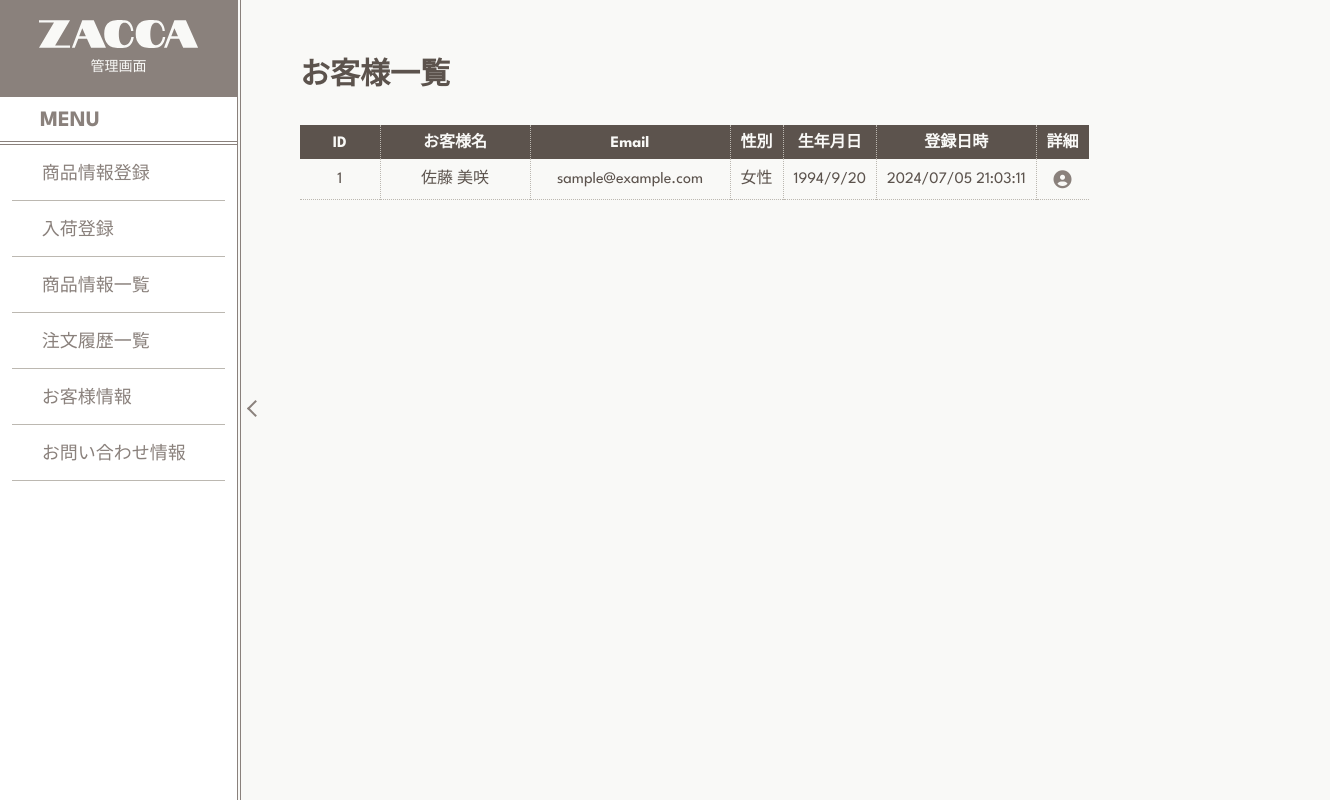
/admin/users.php, run on the app's committed database.
### tables this page shows
CREATE TABLE `users` (
  `user_id` int(5) NOT NULL,
  `email` varchar(255) NOT NULL,
  `pwd` varchar(255) NOT NULL,
  `last_name` varchar(50) NOT NULL,
  `first_name` varchar(50) NOT NULL,
  `last_name_kana` varchar(50) NOT NULL,
  `first_name_kana` varchar(50) NOT NULL,
  `gender` int(1) NOT NULL,
  `year` int(4) NOT NULL,
  `month` int(2) NOT NULL,
  `day` int(2) NOT NULL,
  `zipcode` varchar(7) NOT NULL,
  `prefecture` int(2) NOT NULL,
  `city` varchar(50) NOT NULL,
  `address` varchar(50) NOT NULL,
  `building` varchar(100) NOT NULL,
  `tel` varchar(13) NOT NULL,
  `created_at` datetime NOT NULL
);

### admin/users.php (called while the page is built, shortened)
<?php
require_once('../helper/db_helper.php');
require_once('../helper/extra_helper.php');
$dbh = get_db_connect();
$gender = [ '男性', '女性', 'その他'];
$list = get_all_user($dbh);
include_once('views/users_view.php');

### helper/db_helper.php (called while the page is built, shortened)
<?php
function get_all_user($dbh)
{
  $sql = "SELECT * FROM users";
  $stmt = $dbh->prepare($sql);
  $stmt->execute();
  $data = $stmt->fetchAll(PDO::FETCH_ASSOC);
  return $data;
}

### helper/extra_helper.php (called while the page is built, shortened)
<?php
function format_date($data)
{
  $date = new DateTime($data);
  return $date->format('Y/m/d H:i:s');
}

### admin/views/users_view.php (the view, shortened to what this page needs)
<?php include_once('views/components/header.php'); ?>
<main>
  <div class="admin-container">
    <section class="admin-user">
      <h3>お客様一覧</h3>
      <?php if (!$list) : ?>
        <p class="admin-err">データが存在しません</p>
      <?php else : ?>
        <table>
          <tbody>
            <tr class="admin-table-header">
              <th class="admin-table-id">ID</th>
              <th class="admin-table-user-name">お客様名</th>
              <th class="admin-table-email">Email</th>
              <th>性別</th>
              <th>生年月日</th>
              <th>登録日時</th>
              <th>詳細</th>
            </tr>
            <?php foreach ($list as $value) : ?>
              <tr>
                <td><?= $value['user_id'] ?></td>
                <td><?= $value['last_name'] . ' ' . $value['first_name'] ?></td>
                <td><?= $value['email'] ?></td>
                <td><?= $gender[$value['gender'] - 1] ?></td>
                <td><?= $value['year'] . '/' . $value['month'] . '/' . $value['day'] ?></td>
                <td><?= format_date($value['created_at']) ?></td>
                <td>
                  <form action="users_detail.php" method="post" target="_blank">
                    <div class="admin-button-icon">
                      <input type="submit" value="">
                      <i class="fa-solid fa-circle-user"></i>
                    </div>
                  </form>
                </td>
              </tr>
            <?php endforeach; ?>
          </tbody>
        </table>
      <?php endif; ?>
    </section>
  </div>
</main>
</body>
</html>

### css/style.css (style rules this page uses)
:root { --darkbrown: #5c534d; --brown: #8a817c; --lightbrown: #bcb8b1; --beige: #f9f9f7; --pink: #e0afa0; --white: #ffffff; --shadow: #e8e8e3; --shadowMV: #a19e8f; --footerbutton-color: var(--lightbrown); --footerbutton-background: transparent; --modal_top: 0; }
*, *::before, *::after { box-sizing: border-box; }
html { scroll-behavior: smooth; }
body { background-color: var(--beige); font-family: "League Spartan", "Century Gothic", "Avenir", "Zen Kaku Gothic New", sans-serif; -webkit-text-size-adjust: 100%; position: relative; min-height: 100vh; }
input[type="submit"], button { border: none; cursor: pointer; transition: 0.5s; -webkit-tap-highlight-color: transparent; }
section:first-child { padding-top: 72px; }
section { padding-top: 64px; }
section:last-child { padding-bottom: 560px; }

### css/tablet.css (style rules this page uses)
@media screen and (min-width: 48em) { section:first-child { padding-top: 84px; } }
@media screen and (min-width: 48em) { section { padding-top: 72px; } }
@media screen and (min-width: 48em) { section:last-child { padding-bottom: 440px; } }

### css/pc.css (style rules this page uses)
@media screen and (min-width: 64em) { section:first-child { padding-top: 98px; } }
@media screen and (min-width: 64em) { section { padding-top: 84px; } }
@media screen and (min-width: 64em) { section:last-child { padding-bottom: 500px; } }

### css/admin.css (style rules this page uses)
:root { --admin-header-width: 0px; --admin-sub-color: #ece9e5; --admin-input-height: 34px; }
.admin-container { margin-left: 240px; transform: translateX(var(--admin-header-width)); padding: 30px 20px 80px 60px; width: max-content; transition: 0.5s; }
section:first-child { padding: 0; }
section { width: 1000px; }
h3 { color: var(--darkbrown); font-size: 30px; }
table { border-collapse: collapse; margin-bottom: 30px; }
tr:nth-child(odd) { background-color: var(--admin-sub-color); }
tr:last-child { border-bottom: 1px dotted var(--lightbrown); }
th { color: var(--beige); background-color: var(--darkbrown); text-align: center; padding: 10px 10px 6px; }
th + th { border-left: 1px dotted var(--lightbrown); }
td { padding: 12px 10px 10px; text-align: center; color: var(--darkbrown); }
td + td { border-left: 1px dotted var(--lightbrown); }
.admin-table-id { width: 80px; }
.admin-table-user-name { min-width: 150px; }
.admin-table-email { min-width: 200px; }
.admin-button-icon { height: 18px; width: 18px; margin: 0 auto; position: relative; }
.admin-button-icon input, .admin-button-icon a { width: 18px; height: 18px; position: absolute; top: 0; left: 0; background-color: transparent; z-index: 2; }
.admin-button-icon i { font-size: 18px; width: 18px; position: absolute; top: 0; left: 0; text-align: center; color: var(--brown); }

### data on the page
users: user_id "1", last_name "佐藤", first_name "美咲", email "sample@example.com", gender "女性", year "1994", month "9", day "20", created_at "2024/07/05 21:03:11"
